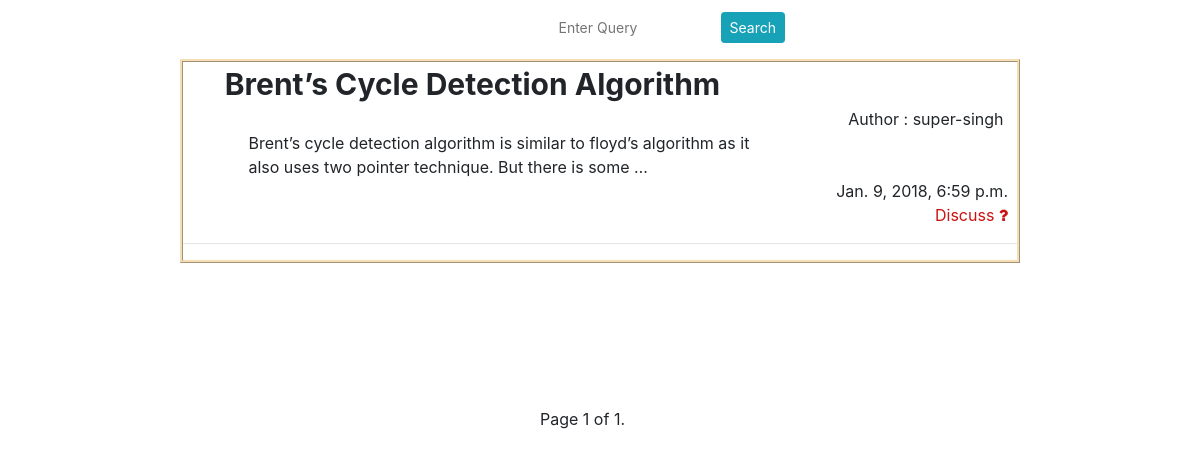
Screenshot of /Posts/ (signed in) with the database file from the repository.
### Posts/models.py (models this page shows, shortened)
class Post(models.Model):
    title = models.CharField(max_length=50)
    content = models.TextField()
    slug = models.SlugField(unique=True)
    file = models.FileField(null=True, blank=True)
    timestamp = models.DateTimeField(auto_now_add=True, auto_now=False)
    updated = models.DateTimeField(auto_now_add=False, auto_now=True)

### Posts/views.py (the view)
def feed_home(request):
    query_set_list=Post.objects.all()
    requestReceive = request.GET.get("q")
    if requestReceive:
        query_set_list = query_set_list.filter(title__icontains=requestReceive)
    paginator = Paginator(query_set_list, 24)  # Show 25 contacts per page
    page = request.GET.get('page')
    try:
        query_set = paginator.page(page)
    except PageNotAnInteger:
        query_set = paginator.page(1)
    except EmptyPage:
        query_set = paginator.page(paginator.num_pages)
    context={
        "query_set":query_set,
    }
    return render(request,"feeds.html",context)

### templates/Feeds.html (shortened to what this page needs)
{% load staticfiles %}
<html lang="en">
<head>
    <link href="http://maxcdn.bootstrapcdn.com/font-awesome/4.2.0/css/font-awesome.min.css" rel="stylesheet" />
    <link rel="stylesheet" href="https://maxcdn.bootstrapcdn.com/bootstrap/4.0.0-beta.2/css/bootstrap.min.css">
</head>
<body  style="background-size: cover">
<form method="get" action="" style="margin-left: 40%;margin-top: 1%" enctype="multipart/form-data">
           <input type="text" class="btn btn-sm" name="q" placeholder="Enter Query" >
           <input type="submit" class="btn btn-sm btn-info" value="Search">
</form>
<div style="width: 70%;border: ridge wheat;margin-left: 15%;margin-right: 15%">
{% for x in query_set %}
    <div style="margin-left: 5%">
       <b style="font-size: 30px">{{ x.title }}</b>
        <div align="right">
           Author  :  {{ user.username }} &nbsp;&nbsp;
        </div>
   <div style="margin-left: 3%;margin-right: 30%">
      {{ x.content|truncatewords:20}}<br>
   </div>
    <div align="right"> {{ x.timestamp }}&nbsp;&nbsp;<br>
        <a href="{% url 'post_details' x.slug %}">Discuss&nbsp;<span class="fa fa-question"></span>&nbsp;&nbsp;</a>
    </div>
    </div>
<hr align="center" width="100%">
{% endfor %}
</div>
<div class="pagination" style="margin-top: 12%;margin-left: 45%">
    <span class="step-links" >
        <span class="current">
            Page {{ query_set.number }} of {{ query_set.paginator.num_pages }}.
        </span>
    </span>
</div>
</body>
</html>

### templates/Feeds.html (style rules this page uses)
a { color: #cc1111; }
body { max-width: 100%; overflow-x: hidden; }

### rows the page displays
Post: title "Brent’s Cycle Detection Algorithm", content "Brent’s cycle detection algorithm is similar to floyd’s algorithm as it also uses two pointer technique. But there is some …", timestamp "Jan. 9, 2018, 6:59 p.m."

### other values shown
{{ user.username }} "super-singh"
{{ query_set.number }} "1"
{{ query_set.paginator.num_pages }} "1"
